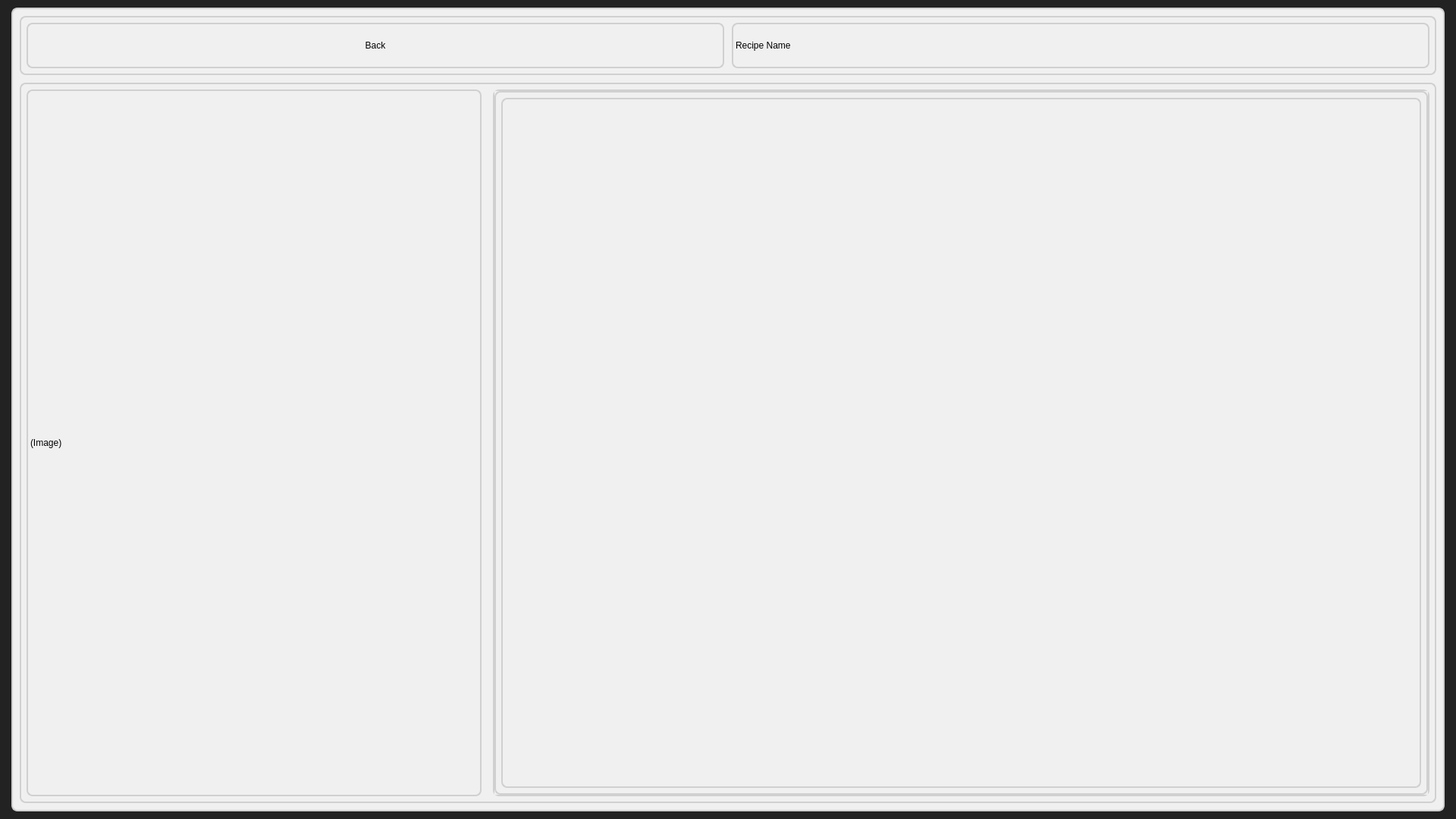
<?xml version="1.0" encoding="UTF-8"?>
<ui version="4.0">
  <class>RecipePage</class>
  <widget class="QWidget" name="RecipePage">
    <property name="geometry">
      <rect>
        <x>0</x>
        <y>0</y>
        <width>1920</width>
        <height>1080</height>
      </rect>
    </property>
    <property name="styleSheet">
      <string notr="true">background-color: #222;</string>
    </property>
    <widget class="QFrame" name="containerFrame">
      <property name="geometry">
        <rect>
          <x>15</x>
          <y>10</y>
          <width>1890</width>
          <height>1060</height>
        </rect>
      </property>
      <property name="styleSheet">
        <string notr="true">background-color: #f0f0f0;
border-radius: 8px;
border: 2px solid #d0d0d0;</string>
      </property>
      <layout class="QVBoxLayout" name="verticalLayout">
        <property name="spacing">
          <number>10</number>
        </property>
        <item>
          <widget class="QWidget" name="headerWidget" native="true">
            <layout class="QHBoxLayout" name="headerLayout">
              <property name="spacing">
                <number>10</number>
              </property>
              <item>
                <widget class="QPushButton" name="backButton">
                  <property name="minimumSize">
                    <size>
                      <width>150</width>
                      <height>60</height>
                    </size>
                  </property>
                  <property name="text">
                    <string>Back</string>
                  </property>
                </widget>
              </item>
              <item>
                <widget class="QLabel" name="titleLabel">
                  <property name="text">
                    <string>Recipe Name</string>
                  </property>
                </widget>
              </item>
            </layout>
          </widget>
        </item>
        <item>
          <widget class="QWidget" name="contentWidget" native="true">
            <layout class="QHBoxLayout" name="contentLayout">
              <property name="spacing">
                <number>15</number>
              </property>
              <item>
                <widget class="QLabel" name="imageLabel">
                  <property name="minimumSize">
                    <size>
                      <width>600</width>
                      <height>400</height>
                    </size>
                  </property>
                  <property name="text">
                    <string>(Image)</string>
                  </property>
                </widget>
              </item>
              <item>
                <widget class="QScrollArea" name="scrollArea">
                  <property name="widgetResizable">
                    <bool>true</bool>
                  </property>
                  <widget class="QWidget" name="scrollAreaWidgetContents">
                    <layout class="QVBoxLayout" name="instructionsLayout">
                      <item>
                        <widget class="QTextEdit" name="instructionsText">
                          <property name="readOnly">
                            <bool>true</bool>
                          </property>
                        </widget>
                      </item>
                    </layout>
                  </widget>
                </widget>
              </item>
            </layout>
          </widget>
        </item>
      </layout>
    </widget>
  </widget>
  <resources/>
  <connections/>
</ui>
